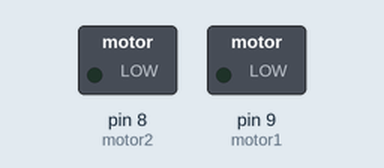
This sketch was run on a simulated Arduino Uno, built with avr-gcc and run on an emulated ATmega328P. Shown: switched loads named in the sketch (green lamp = pin HIGH).

Above: at 0.1 s.
At 6.1 s:
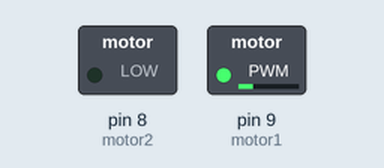
At 12.6 s:
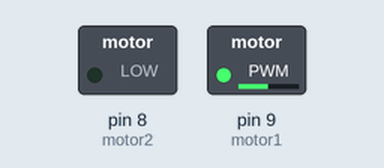
At 25.6 s:
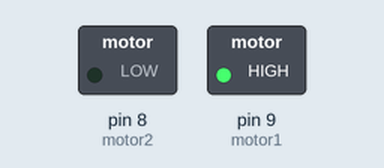
Timing chart, 0 to 40.0 s (numbered marks = the images above):
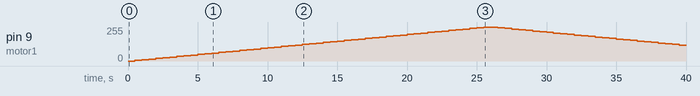

The sketch:

askhsh2_2.ino
```cpp
int motor1 = 9;
int motor2 = 8;

void setup(void)
{
  pinMode(motor1, OUTPUT);
  pinMode(motor2, OUTPUT);
}
void loop(void)
{
  digitalWrite(motor2, LOW);
  for (int i = 0 ; i <= 255; i += 5)
  {
    analogWrite(motor1, i);
    delay(500);
  }

  for (int i = 255 ; i >= 0; i -= 5)
  {
    analogWrite(motor1, i);
    delay(500);
  }

  digitalWrite(motor1, LOW);
  for (int i = 0 ; i <= 255; i += 5)
  {
    analogWrite(motor2, i);
    delay(500);
  }

  for (int i = 255 ; i >= 0; i -= 5)
  {
    analogWrite(motor2, i);
    delay(500);
  }
}
```

Measured:
- by itself, pin 9 (motor1): rises from 0/255 to 255/255 in 25.0 s, then falls to 120/255 in 14.0 s
